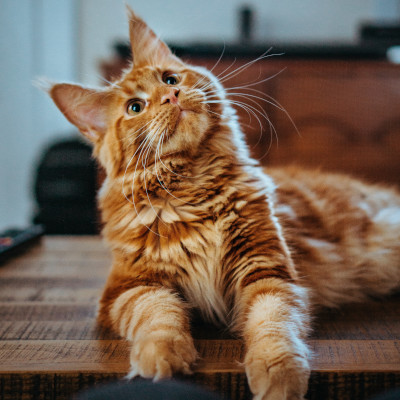
#> input picture 2024-25/2025-03-27/cat2.jpg, 400 x 400 px
$ python 1.py
#> lines starting #> are read from the running program, lines starting #| are printed output that depends on the picture; after the words box and inside, x2 and y2 are one past the last pixel; in counts of white or black regions, pixels touching at a corner belong together
from PIL import Image

img = Image.open('cat2.jpg')
#> img is the input picture: PIL image 400x400 RGB; mean R, G, B 116.2, 96.4, 81
g = Image.new('RGB', (256, 100), (255, 255, 255))
#> g: PIL image 256x100 RGB; every value is 255

w = img.width
#> w = 400
h = img.height
#> h = 400

gist = [0] * 256

for x in range(w):
    for y in range(h):
        pixel = img.getpixel((x, y))
        br = sum(pixel) // 3
        gist[br] += 1
#> after the loop, gist = 256 values, max 1247 at index 67, min 0 at index 228, mean 625

mx = max(gist)
#> mx = 1247
for x in range(256):
    for y in range(100):
        if 100 - y < gist[x] * 100 // mx:
            g.putpixel((x, y), (0, 0, 0))
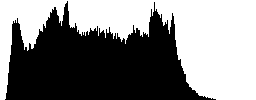
#> g: PIL image 256x100 RGB; 51.2% white; 1 black region, box (x1, y1, x2, y2) and area: (5, 1, 216, 100) 12500
g.show()
